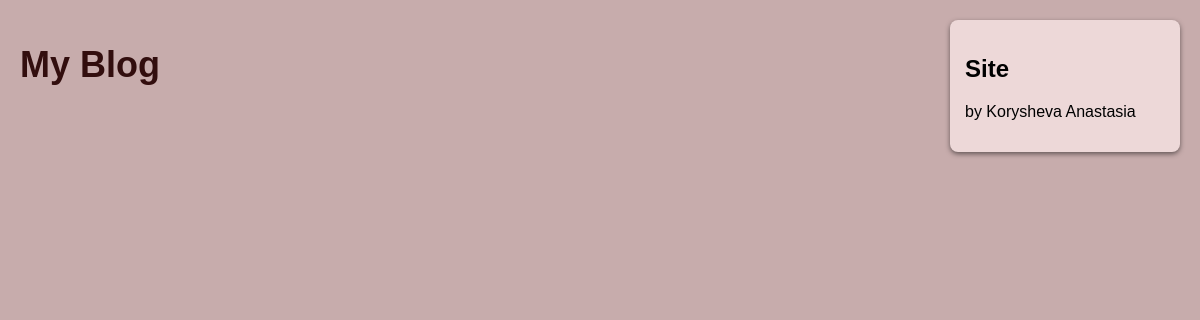
/blog/, run on an earlier commit of the app's database.
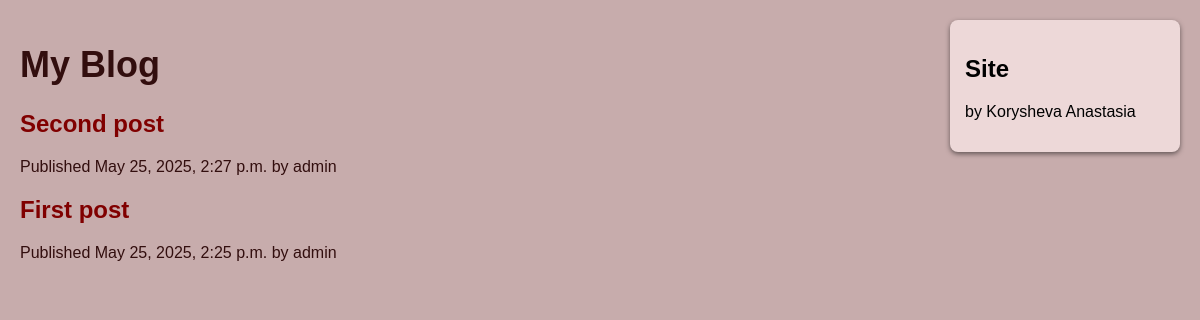
And on a later commit of the database.
### blog/models.py (models this page shows, shortened)
class Post(models.Model):
    class Status(models.TextChoices):
        DRAFT = 'DF', 'Draft'
        PUBLISHED = 'PB', 'Published'
    title = models.CharField(max_length=250)
    slug = models.SlugField(max_length=250)
    author = models.ForeignKey(
        User,
        on_delete=models.CASCADE,
        related_name='blog_posts',
        null=True,
        blank=True
        )
    body = models.TextField()
    publish = models.DateTimeField(default=timezone.now)
    created = models.DateTimeField(auto_now_add=True)
    updated = models.DateTimeField(auto_now=True)
    status = models.CharField(
        max_length=2,
        choices=Status.choices,
        default=Status.DRAFT
        )
    objects = models.Manager()
    published = PublishedManager()
    class Meta:
        ordering = ['-publish']
        indexes = [
            models.Index(fields=['-publish']),
        ]

### blog/views.py (the view)
# urls.py: path('', views.post_list, name='post_list'),
def post_list(request):
    posts = Post.published.all()
    return render(request,
                'blog/post/list.html',
                {'posts': posts})

### blog/models.py (called while the page is built)
    def get_queryset(self):
        return super().get_queryset()\
                    .filter(status=Post.Status.PUBLISHED)

### blog/templates/blog/post/list.html (shortened to what this page needs)
 {% extends "blog/base.html" %}
 {% block content %}
    <h1>My Blog</h1>
    {% for post in posts %}
        <h2>
            <a href="{% url 'blog:post_detail' post.id %}">
                {{ post.title }}
            </a>
        </h2>
        <p class="date">
            Published {{ post.publish }} by {{ post.author }}
        </p>
    {% endfor %}
{% endblock %}

### blog/templates/blog/base.html (shortened to what this page needs)
{% load static %}
 <!DOCTYPE html>
 <html>
 <head>
    <link href="{% static 'css/blog.css' %}" rel="stylesheet">
 </head>
 <body class="clearfix">
    <div id="content">
        {% block content %}
        {% endblock %}
    </div>
    <div id="sidebar">
        <h2>Site</h2>
        <p>
            by Korysheva Anastasia
        </p>
    </div>
 </body>
 </html>

### blog/static/css/blog.css (style rules this page uses)
body { font-family: Arial, sans-serif; margin: 0; padding: 0; background: rgb(199, 172, 172); }
#sidebar { position: fixed; top: 20px; right: 20px; width: 200px; padding: 15px; background: rgb(237, 216, 216); border-radius: 8px; box-shadow: 0 2px 5px rgba(0,0,0,0.5); }
#content { width: calc(100% - 300px); padding: 20px; color: rgb(50, 14, 14); margin-right: 280px; }
.clearfix::after { content: ""; display: table; clear: both; }
a { color: #800000; text-decoration: none; }
h1 { font-size: 36px; }

What changed in the data, as far as the page shows it:
added Post: title "Second post", publish "May 25, 2025, 2:27 p.m.", author "admin"
added Post: title "First post", publish "May 25, 2025, 2:25 p.m.", author "admin"
